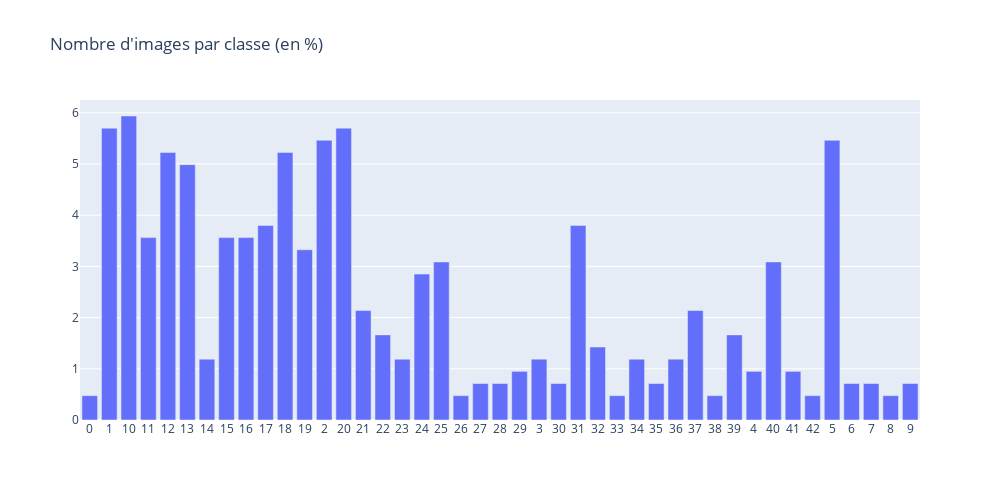

Notebook source saved alongside this figure:
### Markdown cell above
Regardons la repartition du Test pour finir.

### Code cell
test_count = {}
test_total = 0

x_s, y_s = repartition(test_count, test_dataset, test_total)
print(test_dataset.__len__())

### Figure 1 — Plotly figure (JSON) as saved in the notebook; plotly's stock layout.template omitted (floating-point values rounded to 4 significant figures)
{"data": [{"type": "bar", "x": ["0", "1", "10", "11", "12", "13", "14", "15", "16", "17", "18", "19", "2", "20", "21", "22", "23", "24", "25", "26", "27", "28", "29", "3", "30", "31", "32", "33", "34", "35", "36", "37", "38", "39", "4", "40", "41", "42", "5", "6", "7", "8", "9"], "y": [0.4751, 5.701, 5.938, 3.563, 5.226, 4.988, 1.188, 3.563, 3.563, 3.8, 5.226, 3.325, 5.463, 5.701, 2.138, 1.663, 1.188, 2.85, 3.088, 0.4751, 0.7126, 0.7126, 0.9501, 1.188, 0.7126, 3.8, 1.425, 0.4751, 1.188, 0.7126, 1.188, 2.138, 0.4751, 1.663, 0.9501, 3.088, 0.9501, 0.4751, 5.463, 0.7126, 0.7126, 0.4751, 0.7126]}], "layout": {"height": 500, "title": {"text": "Nombre d'images par classe (en %)"}, "width": 1000}}
